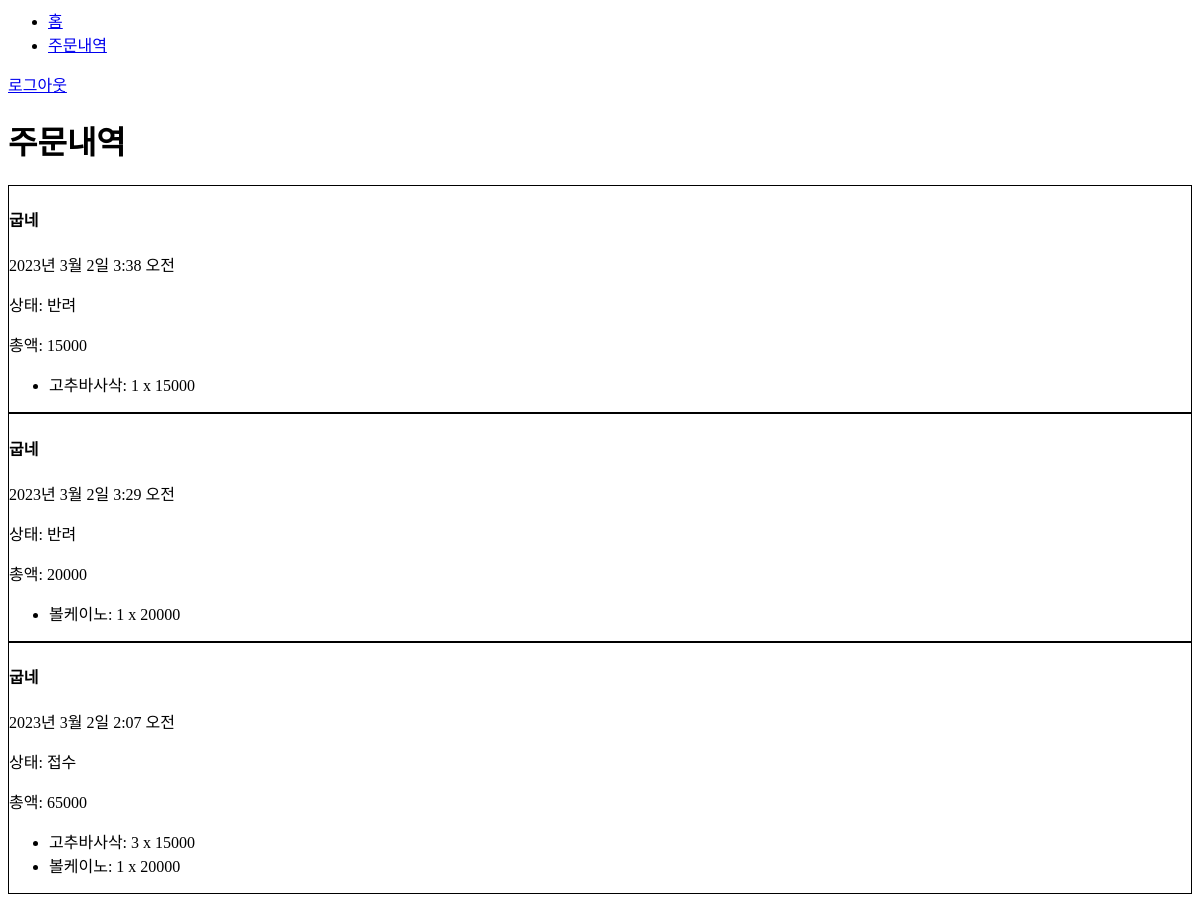
The app's page /customer/orders (signed in), older data.
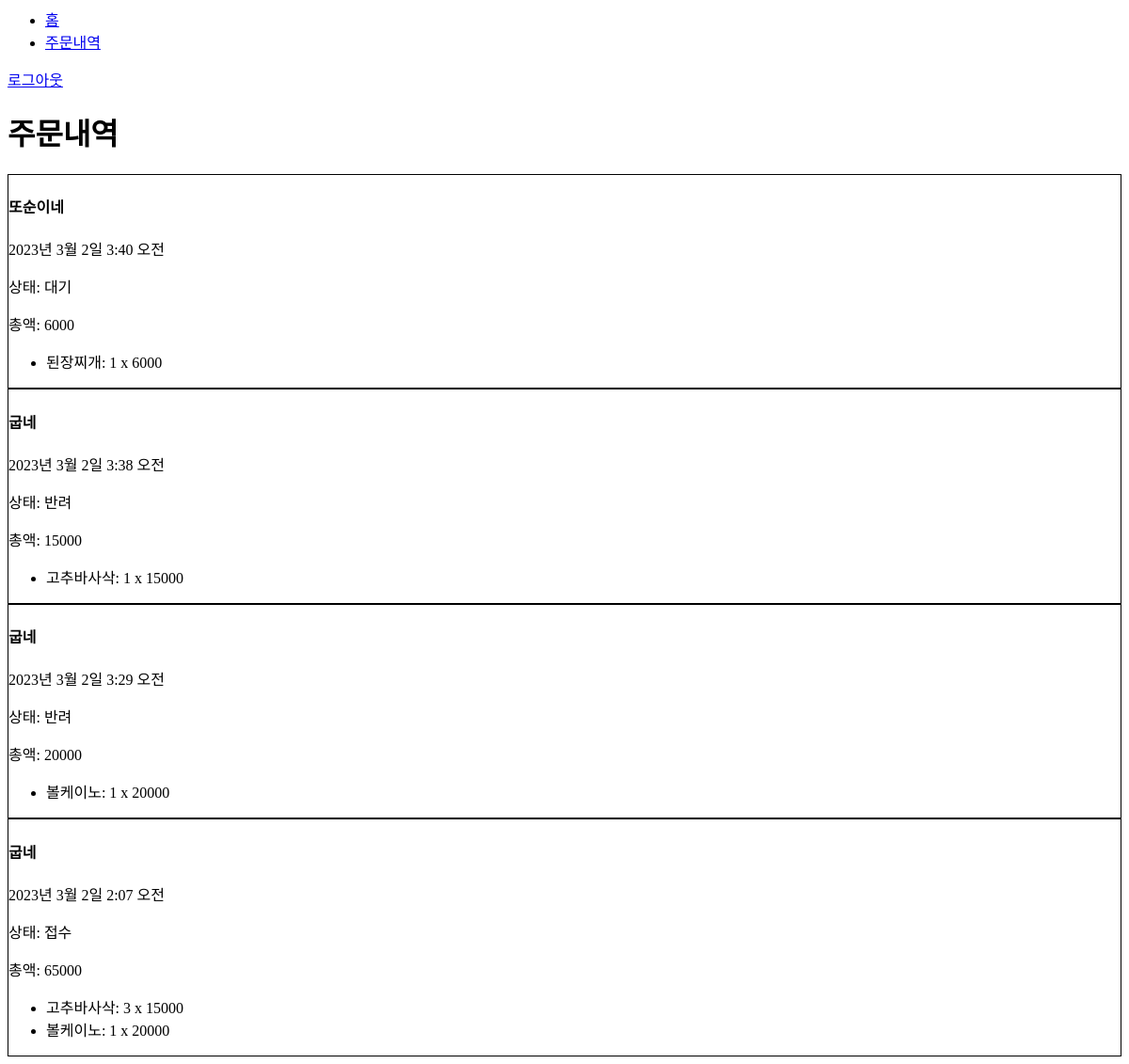
The same page, newer data.
### baedal/models.py (models this page shows)
class Restaurant(models.Model):
    username = models.CharField(max_length=50, primary_key=True, unique=True)
    password = models.CharField(max_length=300)
    display_name = models.CharField(max_length=50)
    category = models.CharField(choices=models.TextChoices('Category', '치킨 중식 한식').choices, max_length=50)

class Purchase(models.Model):
    restaurant = models.ForeignKey(Restaurant, on_delete=models.SET_NULL, null=True)
    customer = models.ForeignKey(Customer, on_delete=models.SET_NULL, null=True)
    total_price = models.IntegerField()
    status = models.CharField(choices=models.TextChoices('StatusType', '대기 접수 반려').choices, max_length=50)
    created_date = models.DateTimeField()

class PurchaseMenu(models.Model):
    purchase = models.ForeignKey(Purchase, on_delete=models.CASCADE)
    name = models.CharField(max_length=50)
    price = models.IntegerField()
    quantity = models.IntegerField()

### baedal/views.py (the view)
        def wrapper(request, *args, **kargs):
            try:
                if request.session['usertype'] != usertype:
                    raise Exception("usertype don't match")
            except Exception as e:
                print(e)
                return redirect(f'baedal:{usertype}_signin')
            return func(request, *args, **kargs)

### baedal/views.py (called while the page is built)
def signin_required(usertype):
    def real_decorator(func):
        def wrapper(request, *args, **kargs):
            try:
                if request.session['usertype'] != usertype:
                    raise Exception("usertype don't match")
            except Exception as e:
                print(e)
                return redirect(f'baedal:{usertype}_signin')
            return func(request, *args, **kargs)
        return wrapper
    return real_decorator

### baedal/templates/baedal/customer_orders.html (shortened to what this page needs)
{% include 'baedal/customer_navbar.html' %}
<h1>주문내역</h1>
 {% for purchase in purchases %}
<div style="border: 1px solid black">
  <h4>{{purchase.restaurant.display_name}}</h4>
  <p>{{purchase.created_date}}</p>
  <p>상태: {{purchase.status}}</p>
  <p>총액: {{purchase.total_price}}</p>
  <ul>
    {% for menu in purchase.menus %}
    <li>{{menu.name}}: {{menu.quantity}} x {{menu.price}}</li>
    {% endfor %}
  </ul>
</div>
{% endfor %}

Row changes from the older to the newer data that the page shows:
now on this page (row unchanged): Restaurant: restaurant.display_name "또순이네", created_date "2023년 3월 2일 3:40 오전", status "대기", total_price "6000"
added PurchaseMenu: name "된장찌개", quantity "1", price "6000", shown under "또순이네"
